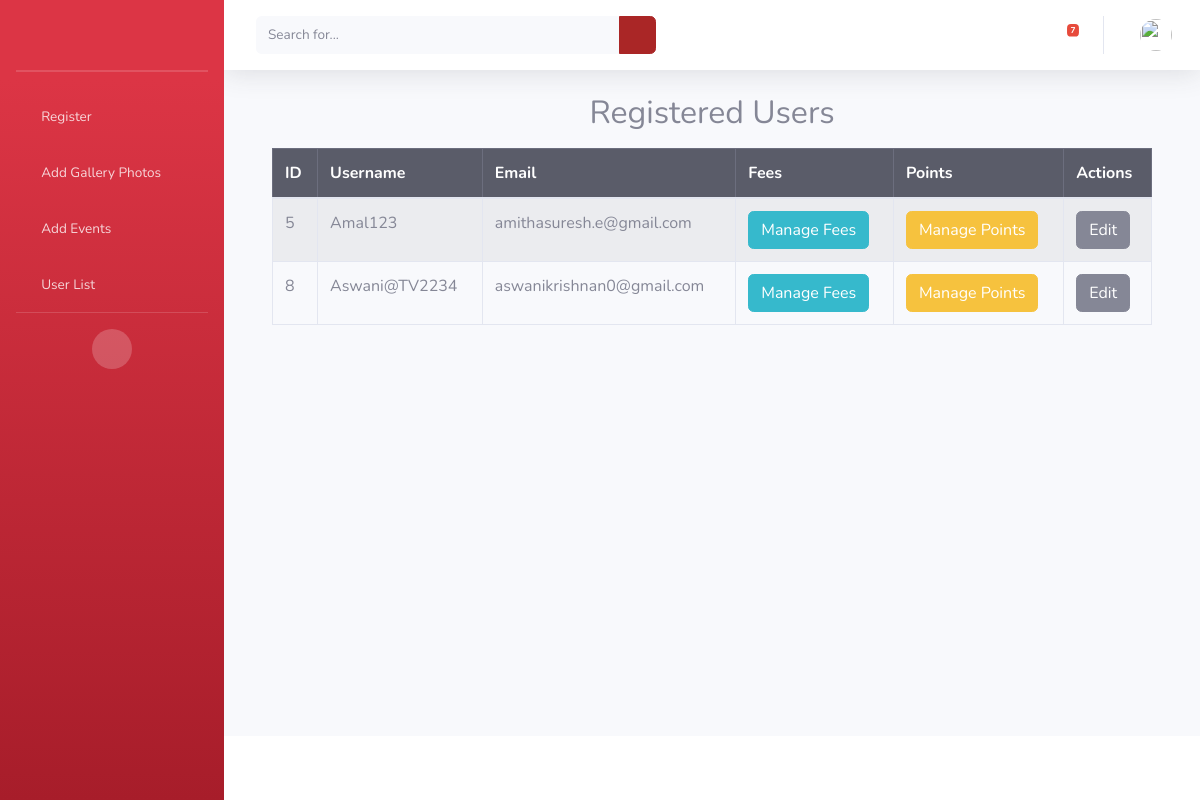
/users/ (signed in), run on an earlier commit of the app's database.
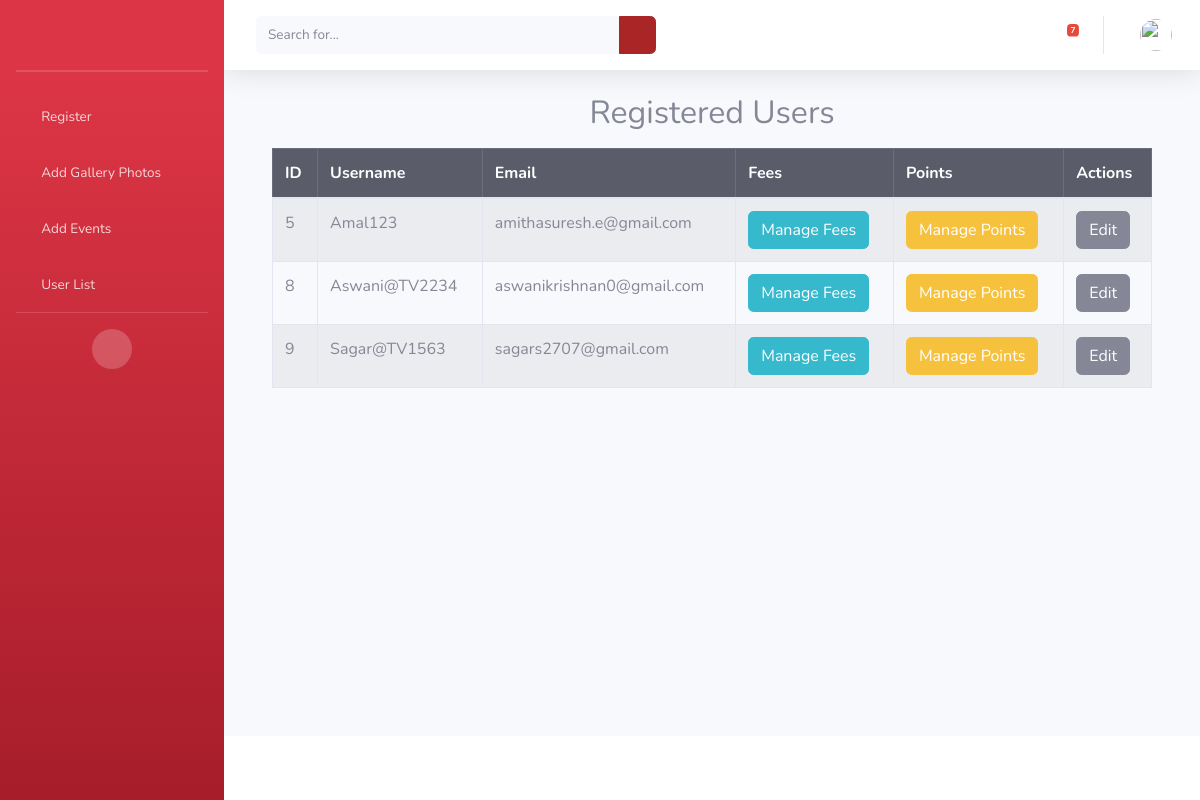
And on a later commit of the database.
### triloka/models.py (models this page shows)
class UserProfile(models.Model):
    GENDER_CHOICES = [
        ('Male', 'Male'),
        ('Female', 'Female'),
        ('Other', 'Other'),
    ]
    user = models.OneToOneField(User, on_delete=models.CASCADE)
    registration_number = models.CharField(max_length=10, unique=True)
    dob = models.DateField()
    gaurdian_name = models.TextField()
    relation = models.TextField()
    idproof = models.TextField()
    phone_number = models.CharField(max_length=15, unique=True)
    address = models.TextField()
    gender = models.CharField(max_length=10, choices=GENDER_CHOICES)
    age = models.IntegerField()
    photo = cloudinary.models.CloudinaryField('photo')  # Store profile photo
    blood_group = models.CharField(max_length=5)
    name = models.TextField()
    def __str__(self):
        return self.user.username

### triloka/views.py (the view)
# urls.py: path('users/', user_list, name='user_list'),
@login_required
def user_list(request):
    users = UserProfile.objects.select_related('user').all()  # Fetch all users sorted by username
    print(users)
    return render(request, "user_list.html", {"users": users})

### triloka/templates/user_list.html
{% extends 'admin_dashboard.html' %}
{% block content %}
<div class="container mt-4">
    <h2 class="text-center">Registered Users</h2>
    <table class="table table-bordered table-striped mt-3">
        <thead class="table-dark">
            <tr>
                <th>ID</th>
                <th>Username</th>
                <th>Email</th>
                <th>Fees</th>
                <th>Points</th>
                <th>Actions</th>
            </tr>
        </thead>
        <tbody>
            {% for user in users %}
            <tr>
                <td>{{ user.user.id }}</td>
                <td>{{ user.user.username }}</td>
                <td>{{ user.user.email }}</td>
                <td>
                    <a href="{% url 'user_fees' user.user.id %}" class="btn btn-info">Manage Fees</a>
                </td>
                <td>
                    <a href="{% url 'user_points' user.user.id %}" class="btn btn-warning">Manage Points</a>
                </td>
                <td>
                    <a href="#" class="btn btn-secondary">Edit</a>
                </td>
            </tr>
            {% empty %}
            <tr>
                <td colspan="6" class="text-center">No users found.</td>
            </tr>
            {% endfor %}
        </tbody>
    </table>
</div>
{% endblock %}

What changed in the data, as far as the page shows it:
added UserProfile: user.id "9", user.username "Sagar@TV1563", user.email "sagars2707@gmail.com"
